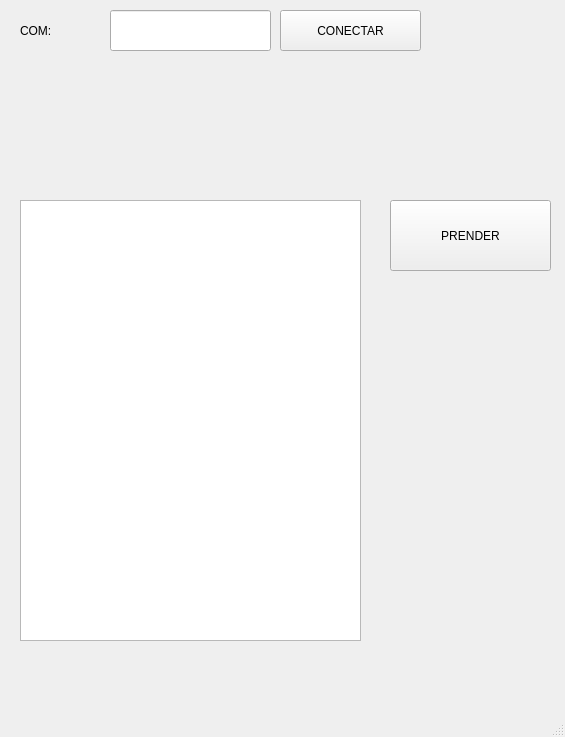
<?xml version="1.0" encoding="UTF-8"?>
<ui version="4.0">
 <class>MainWindow</class>
 <widget class="QMainWindow" name="MainWindow">
  <property name="geometry">
   <rect>
    <x>0</x>
    <y>0</y>
    <width>565</width>
    <height>737</height>
   </rect>
  </property>
  <property name="windowTitle">
   <string>MainWindow</string>
  </property>
  <widget class="QWidget" name="centralwidget">
   <widget class="QListWidget" name="listWidget">
    <property name="geometry">
     <rect>
      <x>20</x>
      <y>200</y>
      <width>341</width>
      <height>441</height>
     </rect>
    </property>
   </widget>
   <widget class="QLabel" name="label">
    <property name="geometry">
     <rect>
      <x>20</x>
      <y>20</y>
      <width>81</width>
      <height>21</height>
     </rect>
    </property>
    <property name="text">
     <string>COM:</string>
    </property>
   </widget>
   <widget class="QLineEdit" name="txt_com">
    <property name="geometry">
     <rect>
      <x>110</x>
      <y>10</y>
      <width>161</width>
      <height>41</height>
     </rect>
    </property>
   </widget>
   <widget class="QPushButton" name="btn_accion">
    <property name="geometry">
     <rect>
      <x>280</x>
      <y>10</y>
      <width>141</width>
      <height>41</height>
     </rect>
    </property>
    <property name="text">
     <string>CONECTAR</string>
    </property>
   </widget>
   <widget class="QLabel" name="txt_estado">
    <property name="geometry">
     <rect>
      <x>30</x>
      <y>80</y>
      <width>501</width>
      <height>71</height>
     </rect>
    </property>
    <property name="font">
     <font>
      <pointsize>18</pointsize>
      <weight>75</weight>
      <bold>true</bold>
     </font>
    </property>
    <property name="text">
     <string/>
    </property>
    <property name="alignment">
     <set>Qt::AlignCenter</set>
    </property>
   </widget>
   <widget class="QPushButton" name="btn_control_led">
    <property name="geometry">
     <rect>
      <x>390</x>
      <y>200</y>
      <width>161</width>
      <height>71</height>
     </rect>
    </property>
    <property name="text">
     <string>PRENDER</string>
    </property>
   </widget>
  </widget>
  <widget class="QMenuBar" name="menubar">
   <property name="geometry">
    <rect>
     <x>0</x>
     <y>0</y>
     <width>565</width>
     <height>26</height>
    </rect>
   </property>
  </widget>
  <widget class="QStatusBar" name="statusbar"/>
 </widget>
 <resources/>
 <connections/>
</ui>
